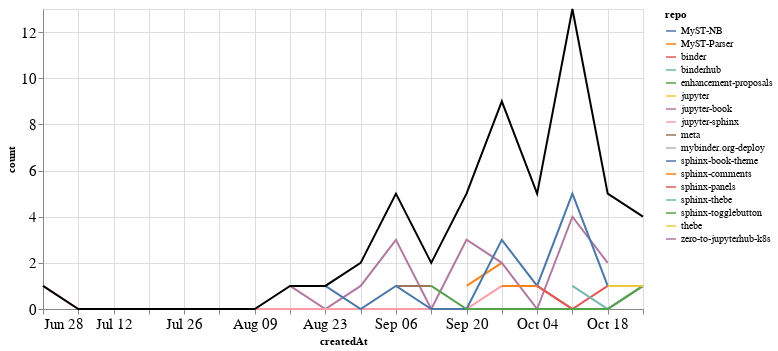

The code cell stored with this chart in its notebook:
### Markdown cell above
## PRs

### Code cell
prs_time = prs.groupby('repo').resample('W', on='createdAt').count()['author'].reset_index()
prs_time = prs_time.rename(columns={'author': 'count'})
prs_time_total = prs_time.groupby('createdAt').agg({"count": "sum"}).reset_index()

ch1 = alt.Chart(prs_time, width=600).mark_line().encode(
    x='createdAt',
    y='count',
    color='repo',
    tooltip="repo"
)

ch2 = alt.Chart(prs_time_total, width=600).mark_line(color="black").encode(
    x='createdAt',
    y='count',
)

ch1 + ch2

### Figure 1 — Vega-Lite specification as saved in the notebook (floating-point values rounded to 4 significant figures)
{"config": {"axisLeft": {"labelFontSize": 15}, "axisBottom": {"labelFontSize": 15}}, "layer": [{"data": {"name": "data-596af7dd5e54685727dd627a319fb914"}, "mark": "line", "encoding": {"color": {"type": "nominal", "field": "repo"}, "tooltip": {"type": "nominal", "field": "repo"}, "x": {"type": "temporal", "field": "createdAt"}, "y": {"type": "quantitative", "field": "count"}}, "width": 600}, {"data": {"name": "data-7d59446470294fdfe1b2bf4f47196971"}, "mark": {"type": "line", "color": "black"}, "encoding": {"x": {"type": "temporal", "field": "createdAt"}, "y": {"type": "quantitative", "field": "count"}}, "width": 600}], "$schema": "https://vega.github.io/schema/vega-lite/v4.8.1.json", "datasets": {"data-596af7dd5e54685727dd627a319fb914": [{"repo": "MyST-NB", "createdAt": "2020-10-11T00:00:00", "count": 1}, {"repo": "MyST-Parser", "createdAt": "2020-09-20T00:00:00", "count": 1}, {"repo": "MyST-Parser", "createdAt": "2020-09-27T00:00:00", "count": 2}, {"repo": "binder", "createdAt": "2020-10-04T00:00:00", "count": 1}, {"repo": "binder", "createdAt": "2020-10-11T00:00:00", "count": 0}, {"repo": "binder", "createdAt": "2020-10-18T00:00:00", "count": 1}, {"repo": "binderhub", "createdAt": "2020-10-04T00:00:00", "count": 1}, {"repo": "enhancement-proposals", "createdAt": "2020-08-30T00:00:00", "count": 1}, {"repo": "jupyter", "createdAt": "2020-09-20T00:00:00", "count": 1}, {"repo": "jupyter-book", "createdAt": "2020-08-16T00:00:00", "count": 1}, {"repo": "jupyter-book", "createdAt": "2020-08-23T00:00:00", "count": 0}, {"repo": "jupyter-book", "createdAt": "2020-08-30T00:00:00", "count": 1}, {"repo": "jupyter-book", "createdAt": "2020-09-06T00:00:00", "count": 3}, {"repo": "jupyter-book", "createdAt": "2020-09-13T00:00:00", "count": 0}, {"repo": "jupyter-book", "createdAt": "2020-09-20T00:00:00", "count": 3}, {"repo": "jupyter-book", "createdAt": "2020-09-27T00:00:00", "count": 2}, {"repo": "jupyter-book", "createdAt": "2020-10-04T00:00:00", "count": 0}, {"repo": "jupyter-book", "createdAt": "2020-10-11T00:00:00", "count": 4}, {"repo": "jupyter-book", "createdAt": "2020-10-18T00:00:00", "count": 2}, {"repo": "jupyter-sphinx", "createdAt": "2020-06-28T00:00:00", "count": 1}, {"repo": "jupyter-sphinx", "createdAt": "2020-07-05T00:00:00", "count": 0}, {"repo": "jupyter-sphinx", "createdAt": "2020-07-12T00:00:00", "count": 0}, {"repo": "jupyter-sphinx", "createdAt": "2020-07-19T00:00:00", "count": 0}, {"repo": "jupyter-sphinx", "createdAt": "2020-07-26T00:00:00", "count": 0}, {"repo": "jupyter-sphinx", "createdAt": "2020-08-02T00:00:00", "count": 0}, {"repo": "jupyter-sphinx", "createdAt": "2020-08-09T00:00:00", "count": 0}, {"repo": "jupyter-sphinx", "createdAt": "2020-08-16T00:00:00", "count": 0}, {"repo": "jupyter-sphinx", "createdAt": "2020-08-23T00:00:00", "count": 0}, {"repo": "jupyter-sphinx", "createdAt": "2020-08-30T00:00:00", "count": 0}, {"repo": "jupyter-sphinx", "createdAt": "2020-09-06T00:00:00", "count": 0}, {"repo": "jupyter-sphinx", "createdAt": "2020-09-13T00:00:00", "count": 0}, {"repo": "jupyter-sphinx", "createdAt": "2020-09-20T00:00:00", "count": 0}, {"repo": "jupyter-sphinx", "createdAt": "2020-09-27T00:00:00", "count": 1}, {"repo": "meta", "createdAt": "2020-09-06T00:00:00", "count": 1}, {"repo": "meta", "createdAt": "2020-09-13T00:00:00", "count": 1}, {"repo": "mybinder.org-deploy", "createdAt": "2020-10-11T00:00:00", "count": 1}, {"repo": "sphinx-book-theme", "createdAt": "2020-08-23T00:00:00", "count": 1}, {"repo": "sphinx-book-theme", "createdAt": "2020-08-30T00:00:00", "count": 0}, {"repo": "sphinx-book-theme", "createdAt": "2020-09-06T00:00:00", "count": 1}, {"repo": "sphinx-book-theme", "createdAt": "2020-09-13T00:00:00", "count": 0}, {"repo": "sphinx-book-theme", "createdAt": "2020-09-20T00:00:00", "count": 0}, {"repo": "sphinx-book-theme", "createdAt": "2020-09-27T00:00:00", "count": 3}, {"repo": "sphinx-book-theme", "createdAt": "2020-10-04T00:00:00", "count": 1}, {"repo": "sphinx-book-theme", "createdAt": "2020-10-11T00:00:00", "count": 5}, {"repo": "sphinx-book-theme", "createdAt": "2020-10-18T00:00:00", "count": 1}, {"repo": "sphinx-comments", "createdAt": "2020-09-27T00:00:00", "count": 1}, {"repo": "sphinx-comments", "createdAt": "2020-10-04T00:00:00", "count": 1}, {"repo": "sphinx-panels", "createdAt": "2020-10-04T00:00:00", "count": 1}, {"repo": "sphinx-panels", "createdAt": "2020-10-11T00:00:00", "count": 0}, {"repo": "sphinx-panels", "createdAt": "2020-10-18T00:00:00", "count": 0}, {"repo": "sphinx-panels", "createdAt": "2020-10-25T00:00:00", "count": 1}, {"repo": "sphinx-thebe", "createdAt": "2020-10-11T00:00:00", "count": 1}, {"repo": "sphinx-thebe", "createdAt": "2020-10-18T00:00:00", "count": 0}, {"repo": "sphinx-thebe", "createdAt": "2020-10-25T00:00:00", "count": 1}, {"repo": "sphinx-togglebutton", "createdAt": "2020-09-13T00:00:00", "count": 1}, {"repo": "sphinx-togglebutton", "createdAt": "2020-09-20T00:00:00", "count": 0}, {"repo": "sphinx-togglebutton", "createdAt": "2020-09-27T00:00:00", "count": 0}, {"repo": "sphinx-togglebutton", "createdAt": "2020-10-04T00:00:00", "count": 0}, {"repo": "sphinx-togglebutton", "createdAt": "2020-10-11T00:00:00", "count": 0}, {"repo": "sphinx-togglebutton", "createdAt": "2020-10-18T00:00:00", "count": 0}, {"repo": "sphinx-togglebutton", "createdAt": "2020-10-25T00:00:00", "count": 1}, {"repo": "thebe", "createdAt": "2020-10-18T00:00:00", "count": 1}, {"repo": "thebe", "createdAt": "2020-10-25T00:00:00", "count": 1}, {"repo": "zero-to-jupyterhub-k8s", "createdAt": "2020-10-11T00:00:00", "count": 1}], "data-7d59446470294fdfe1b2bf4f47196971": [{"createdAt": "2020-06-28T00:00:00", "count": 1}, {"createdAt": "2020-07-05T00:00:00", "count": 0}, {"createdAt": "2020-07-12T00:00:00", "count": 0}, {"createdAt": "2020-07-19T00:00:00", "count": 0}, {"createdAt": "2020-07-26T00:00:00", "count": 0}, {"createdAt": "2020-08-02T00:00:00", "count": 0}, {"createdAt": "2020-08-09T00:00:00", "count": 0}, {"createdAt": "2020-08-16T00:00:00", "count": 1}, {"createdAt": "2020-08-23T00:00:00", "count": 1}, {"createdAt": "2020-08-30T00:00:00", "count": 2}, {"createdAt": "2020-09-06T00:00:00", "count": 5}, {"createdAt": "2020-09-13T00:00:00", "count": 2}, {"createdAt": "2020-09-20T00:00:00", "count": 5}, {"createdAt": "2020-09-27T00:00:00", "count": 9}, {"createdAt": "2020-10-04T00:00:00", "count": 5}, {"createdAt": "2020-10-11T00:00:00", "count": 13}, {"createdAt": "2020-10-18T00:00:00", "count": 5}, {"createdAt": "2020-10-25T00:00:00", "count": 4}]}}
